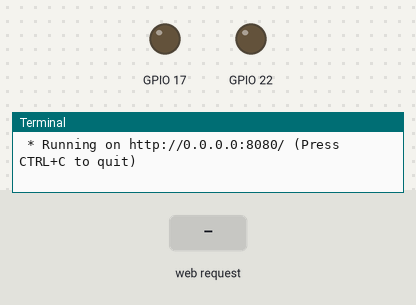
The program below on a simulated Raspberry Pi (BCM pin numbers). On the bench: output pins drawn as LEDs (lit = HIGH), the last lines printed to the terminal. The test bench sets the inputs (shaded band). The clock reads 2024-03-15 10:24:30 at power-on unless the program sets it.

Above: at 1.2 s.
1.3 s: HTTP request for / received with the fields formA=formA
At 2.3 s:
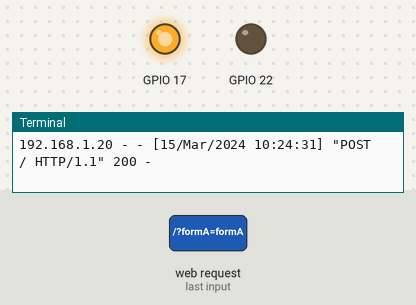
2.8 s: HTTP request for / received
At 3.5 s:
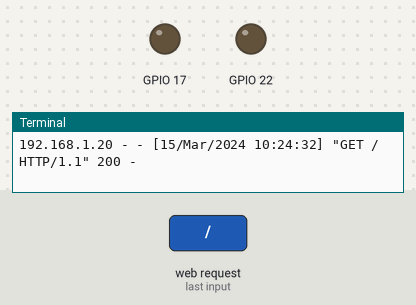
Timing chart, 0 to 5.8 s (numbered marks = the images above; inputs shaded):
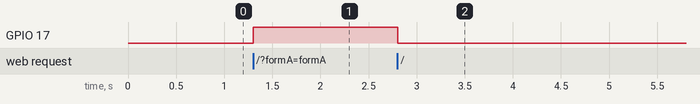

Measured:
- after the input at 1.3 s, GPIO 17: LOW → HIGH at once
- after the input at 2.8 s, GPIO 17: HIGH → LOW at once

The program:

app.py
```python
from flask import Flask, render_template, request
import RPi.GPIO as GPIO

GPIO.setwarnings(False)
GPIO.setmode(GPIO.BCM)
GPIO.setup(17,GPIO.OUT)
GPIO.setup(22,GPIO.OUT)

app = Flask(__name__)

@app.route("/", methods=["GET","POST"])

def index():
     global msg
     if request.method == "POST":
         request.form.get("formA")
         GPIO.output(17,GPIO.HIGH)
         GPIO.output(22,GPIO.LOW)
         msg = "Button A Clicked"
     else:
         GPIO.output(17,GPIO.LOW)
         GPIO.output(22,GPIO.LOW)
         msg = "No click yet."
     return render_template("index.html", msg=msg)

if __name__ == "__main__":
     app.run(host="0.0.0.0", port=8080)
```
